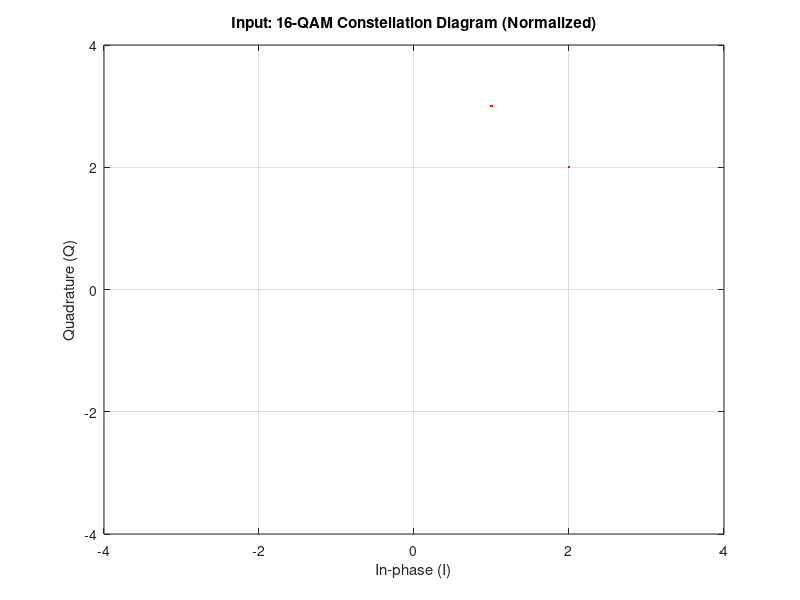

MATLAB code to generate this figure: (Note: this script raises an error after producing the figure.)


pkg load communications;
pkg load signal;

clc; clear all; close all;

%CDMA2000, Under progress:3GPP2 C.S0002-D

%Objective is to simuate signal channel reverse link with one traffic channel
% and pilot  and implmenet rake recver and channel esimation for L path SIMO
% Single user and based statation as L antenna Rx diversity at 1.2288e6
% RC 3, and further can be enahnced.

% Capture 1 second data, break into 50 frames of 20ms, and each frame with 16 slot of 1.25ms


%https://helpfiles.keysight.com/csg/n7601/Content/Main/About_cdma2000.htm

%For reveserse link slot : 12 + 18
%All piot bits 111 = 1-2.1=-1 , i no , every bit is one symbl
% s(k,bit(i)) = 1-2*bit(i) + j 0, pilot has only I +j 0.

%Bpsk , qpsk, 9psk, , there is  s(k,bit(i,i+1,i+2) =  i(k) + j*q(k), where k = 0<k<DataBits/3..

%Reverse Traffic Channel with Radio Configurations 3 to 6
% 8 psk, reverse traffic use bpsk, qpsk and 8psk fllowed by orthogonal spreadingTechniq
% and piot it use orthogonal spreading witout any modulation

%But for other RC 1/2 ,reveser link use orthogonal modulation for traffic channel
% for this first 6 bits mapped to one of 64 orthogonal code. So no bpsk/qpsk
% or 8psk.. all or every 6 bits are grouped .

% The Reverse Packet Data Channel with Radio Configuration 7 shall use the W24 Walsh
% function for encoder packet sizes of 192, 408, 792, and 1560 bits. The Reverse Packet Data
% Channel shall use the W12 Walsh function for an encoder packet size of 3096 bits. The
% Reverse Packet Data Channel shall use the W12 and W24 Walsh functions for encoder
% packet sizes of 4632, 6168, 9240, 12312, 15384, and 18456 bits.


%For reverse pilot channel it use orthgonal spreading with WALS0(64);

%For reverse channel , enoder of 20ms encoded pasket with 192 bits
% at 9.6kbps , for hgher encoder size we can other walsh code.
% when encoder generate 9.6 kbps at 20ms enocoder size,
% it walsh1(2),wlash2(4)= H(2,:)
% 192/16 = per slot (1/2 rate) = 12 pair, each symbol qpsk modulated 2 bits per
% 12*2 = 24 chips and 1356 chips pr slot, mean 1152 chips pilot and
%384 next segment for traffic and power controll, last chip is punctured or overwriiten
% if power control bit is inserted at that chip location.
% what is spreading factor , lets say it using Wals1(2), then repeatation
% needed 12 symbol , 384/2= 192 qpsk but yu has 12 as actual so repeatation factor
% 192/12=16, so each symbol is repeated 16 times, to 192 symbol qpsk
% and finally walsh spread , and then finally complex long code scrammbled modulo 2 addition
% and finally I and Q split and


%Walsh function Wn
%N represents the n-t 1 h Walsh function (n = 0 to N – 1) of length N with the
%binary symbols of the Walsh function mapped to ±1 symbols using the mapping '0' to +1
%and '1' to –1. A binary-symbol Walsh function of length N can be serially constructed from
%the n-th row of an N × N Hadamard matrix with the zeroth row being Walsh function 0, the
%first row being Walsh function 1, etc. Within Walsh function n, Walsh chips shall be
%transmitted serially from the n-th row from left to right
% Now 1.2288e6, chips

%Pilot bits is continous stream of chips n forward link and time multiplex
% symbol on reverser link.
%But wcdma/umts has fixed on of pilot bits.

%Forward link pilot bits are transmitted continously, but orthogonally spread at
% at 1.2288e6 chips per second at osf 64, so
% bits per frame   1.2288e6/64 = 19.2kbs or per frame 384 bits

%In forward link where pilot bits are sent contously its time muliplex, 20ms frame, 16 slot, each 1.25 ms
% 384 bits per 20ms, 1.25ms has 24 bits in 1.25ms, but some bits are
% power cntrl bits , so 18 bits are pilot bits and rest bits are power
%so 18 bits obsvf = 18*64 = 1152 bits per 1.25  and per frame of 20ms
%ttal piot bits 16*18 = 288 bits.
% (288 + 96 )*64 , is in 20ms, so 1sec has 1.2288e6 bits


%Rake reciver BTS, processing reverse path, uplink single user , multiple
% Antena, L. 1xL , L receive path.

% Say Getting pilot ,
% Say Transmiited pilot bits and traffic bits
% Data bits and pilot bits in ds-spread spectrum , pilot bits and data bits
% are sent at the same but orthgonally spread with diffrent orthigonal codes
%The type of modulation depends on the encoder packet size,
%suppose encoder size increased as we need more bits to map to symbols
% so 4 psk, group of 4 bits on one symbl
% encder size/2, qpsk, 2 bits on one sybol, so that sybol on

%The Reverse Pilot Channel data shall be spread with W064 as specified in 2.1.3.1.13.


%for for Reverse link to avoid non lineary issue and battery power limitataion,
% it go for oqpsk, offsetQpsk, power saving modulation.
%so every 2 bits mapped to some phase but then limited/offset by, could
%have some mapping that can handle such power requirement or fadding and interfernce
%noise, doppler ?

%assuming mapped 2 bits per symbol so per secon no of symbol is same as data
% rate.. or we can have 4 bits/6 bits  so no of symbol per second
% depened dataRate and modulation scheme.


%For reverse link, data and pilot bits are sent in time muliplex way
% 1.2288e6 chips per second, per slot 1536 chips per slot, is shared by
% data symbol and pilot symbol.
% At 9.6 bist per second, 9.6 bits *1.25=12 bits per slot, 1/2 rate, 24 bits
% bits per slot or it means 1536 chips, now so every slot is not for data
% so seems may be 1152 for pilot and 384 for power control chips
% say 1
% 1356 chips pr slot, mean 1152 chips pilot and
%384 next segment for traffic and power controll, last chip is punctured or overwriiten
frameCount=0;
dataRate = 9.6e3 ;% kb per second (AMR EVS codec, support variable Rate )
%frame size 20ms, so per frame , data bits  in 1ms is 9.6 bits, 10ms ==>96bits
%so how many frames for 1 second, 100 frames
dataBits = 192; %bits per 20ms
chipRate = 1.2288e6;
osf = chipRate/dataRate;

Rate = 1/2; %1/2 is for reverse and forward channel and 1/3 for cch control
%Assuminf we perfroming 1/2 conv encoder with contstrained lenth 9, 8 stage
% shift register..just like modulo 2 GF Polynomial, but every time state changes
% and also for higher rates are supported with 1/3,turbo code (RSC) with
%g0= 753 octal and g1=561 octal
% 19200 bits per second, each 2 bits is mapped to qpsk I/Q symbol as per spec.
DataPerSec = dataRate/Rate;
%Every 2 bit , every 4 or every 6 or 9 bits mapped to complex constellation
%ppoint , with I AND Q

%Pilot channel in revser , bpsk with orthogonal spreading , same for traffic channel

%transmitting on the Reverse Packet Data Channel, the mobile station uses BPSK
%modulation, QPSK modulation, or 8-PSK modulation followed by orthogonal spreading as
%specified in 2.1.3.1.11.


%per slot 1536 chips, some bits with walsh2 spread and some bits with wasl4,
% wals4 4 means high protection resulsting chips/ symbol is fixed.

% then apply gain and any precoding impact??
%dataRate=9600 bits OR 2 bit group symbol ,

%This data bits are time multiplex with pilot bits in Pich?.
DataRateP = 4800; %


DataBitsP  =  randi([0 1], 1, DataRateP);

%19.2
dschBits  =  randi([0 1], 1, dataRate);

%9.6*1.25=12, 12*16=192 bits per 20ms, x50, frames , mean 9.6kbs.
DataBitsPerSecondP   = 1 - 2*DataBitsP;


% 16 psk, every 4 bits mapped to iq
dschBitsSymbol = reshape(dschBits, 4, []);

%
%Each 4 bits set generate one index  that points to array of some complex no.
%dschBitsSymbolMapped = MappingFun(dschBitsSymbol);

%For Now mapped to consrellation point, for now its just random
DataBitsSymbolMappedP = [ DataBitsPerSecondP] ;% randi([-15 16], 1, length(DataBitsPerSecond)) + j*randi([-15 16], 1, length(DataBitsPerSecond));


%For Now mapped to consrellation point, for now its just random
dsch2BitsSymbolMapped = randi([-15 16], 1, length(dschBitsSymbol)) + j*randi([-15 16], 1, length(dschBitsSymbol));


% 9.6 symbol per ms, each slot is 1.25ms, so 12 symbols per slot, each slot holds
% Pilot chips per slot is 1152 and is spread by W0(64), so 18 bits per slot
% 18 bits per slot , 18*16=288 and per 20ms, 50 frames  , so 288*50 bits per second
% these are fixed.
%Pilot  per secondd?
pilotBits = (288*50);% per frame, 20ms, and  no of frame pre secon 50 frames
                     % per frame 16 slot of each 1.25ms, 6 bits per slot for power.

pilot      =  randi([0 0], 1, pilotBits );

%I + j q = i=1, q=0;, all on I stream path.
pilotSymPerSec = 1-2*pilot(1:end);

osvfP = 64;

osvfD = 128;

Hp    = hadamard(osvfP);
Hd    = hadamard(osvfD);
H1    = hadamard(2);

%Channelisation code
W0   = Hp(1,:); %Pilot

% Spreading factor : 128 W1/W2
W1   = Hd(1,:); %time Multiplex traffic with pilot
W2   = Hd(2,:); %orthogonal traffic with other channel such as pilot

%2
W3   = H1(1,:);

%orthogonalData  = zeros(1, length(dschBitsSymbolMapped)*length(W1));
%orthogonalPilot = zeros(1, length(pilotSymPerSec)*length(W0));

%Generate LONG code, BASED ON GF POLY WITH??
%Each PN chip of the long code shall be generated by the modulo-2 inner product of a 42-bit
%mask and the 42-bit state vector of the sequence generator
%the mobile station shall use one of the following two long code
%masks unique to each channel: a public long code mask or a private long code mask.
%Long long mask
LongCodeComplexP =[]

%The I long code for Spreading Rate 1 shall be the long code sequence specified in 2.1.3.1.16.

%The I long code for Spreading Rate 1 shall have a chip rate of 1.2288 MHz. The Q long code
%for Spreading Rate 1 shall be the I long code delayed by one chip

%The mask used for generating the I long code for Spreading Rate 1 (or equivalently, the first
%component sequence of the I long code for Spreading Rate 3) varies depending on the
%channel type on which the mobile station is transmitting. See Figure 2.1.3.1.16
UserLongMask = 0x8181;


%Generate 1.2288e6 chips per sedecond, The Wlash spreadng also reulst 1.22288e6 chips
% per second.
ILongCodeUser = [randi([0 1], 1,chipRate)];%   longCodeGnerator(UserLongMask);
% One chip delay, I chip delay mean 0QPSK? MODULATION at final stage.
%The final OQPSK signal(S_{OQPSK}(t)) is the sum of these two components: 
%\(S_{OQPSK}(t)=I(t)cos (omega _{c}t)+ Q (t-T_{b})sin (wc*t)\)(Note:
% \(T_{b}\) is the bit period, which equals \(T_{s}/2\), the symbol half-period delay.) 
QLongCodeUser = [zeros(1,1) ILongCodeUser(1:end-1)];


%ILongCodeUser = 1 -2*ILongCodeUser;
%QLongCodeUser = 1- 2*QLongCodeUser;

%Generate 1.2288e6 chips per sedecond
%The I and Q PN sequences used for quadrature spreading shall be as specified in
% 2.1.3.1.17.1 and 2.1.3.1.17.2. These sequences are periodic with a period of 215 chips for
% Spreading Rate 1
% Spreading Rate 1 The PN sequences shall be based upon the following characteristic polynomials:
% PI(x) = x15 + x13 + x9 + x8 + x7 + x5 + 1
% (for the in-phase (I) sequence)
% and
% PQ(x) = x15 + x12 + x11+ x10 + x6 + x5 + x4 + x3 + 1
% (for the quadrature-phase (Q) sequence).

%chipRate=1.22886e6
IchannelShortCode = randi([0 1], 1,chipRate);  %IchannelShortCodeGenerator();
QchannelShortCode = randi([0 1], 1,chipRate); %QchannelShortCodeGenerator();

%IchannelShortCode = 1-2*IchannelShortCode;
%QchannelShortCode = 1-2*QchannelShortCode;
%Scrambling with LONG CODE, Direct sequence spreading using the long code
%The in-phase spreading sequence shall be formed by a modulo-2 addition of the I-channel
%PN sequence and the I long code sequence.
%The quadrature-phase spreading sequence shall
%be formed by the modulo-2 addition of the following three terms: the
%W1 Walsh function,
%the modulo-2 addition of the I-channel PN sequence and the I long code sequence, and the
%decimated-by-2 output of the modulo-2 addition of the Q-channel PN sequence and the Q
%long code sequence. The decimator shall provide an output that is constant for the two
%chips corresponding to the two symbols of the 2 W1 Walsh function, and the value of the
%decimator output for the 2 W1 Walsh function period shall be equal to the first of the two
%symbols into the decimator in that period. The 2 W1 Walsh function time alignment shall be
%such that the first Walsh chip begins at the first chip of a frame.
%This code has info , multiply two code= modulo 2 addition/xor/spreading as
%ILongCodeComplexD = [mod((IchannelShortCode + ILongCodeUser),2)] ;
%QLongCodeComplexD = [mod((QchannelShortCode + QLongCodeUser),2)] ;

%Scrambling with LONG CODE, Direct sequence spreading using the long code
%The in-phase spreading sequence shall be formed by a modulo-2 addition of the I-channel
%PN sequence and the I long code sequence.

ILongCodeComplexD = [xor(IchannelShortCode , ILongCodeUser)] ;
QLongCodeComplexD = [xor(QchannelShortCode , QLongCodeUser)] ;

QLongCodeComplexD_Dec2   = [QLongCodeComplexD(1:2:end)];

%Walsh spread by 2;
QLongCodeComplexD_Spread = kron(QLongCodeComplexD_Dec2,W3);



ILongCodeComplexD = 1 -2*ILongCodeComplexD;
QLongCodeComplexD = 1 -2*QLongCodeComplexD_Spread;

%This whole will work per frame of encoded audio with 20ms? Call for every frame
% Every frame has 16slot, each slot 1.25 ms,

PilotSymbolPerSlot =18; %bpsk modulated
DataSymbolPerSlot  =6; % 6 bits per slot, along with pilot bits           [pilot data]
DschSymbolPerSlot  =12;  % banwidth channel 12*128 = 1536 walsh spread    [ data     ], Orthigonal

%Increment frame count
frameCount = frameCount + 1;

LongCodeLen = 24576; %1536 per slot, 16,

%18 bits of data bit time multiplex with pilot bits in slot / per slot and 16 slot per frame of 20ms, 50 frames in 1 sec
% every frame data is read and processed.
DataPerFrame20P            =[DataBitsSymbolMappedP((frameCount -1)*DataSymbolPerSlot*16+1:frameCount*DataSymbolPerSlot*16)];


pilotSymPerFrame20ms      =[pilotSymPerSec((frameCount -1)*PilotSymbolPerSlot*16+1:frameCount*PilotSymbolPerSlot*16)];

DschDataPerFrame20       =[dsch2BitsSymbolMapped((frameCount -1)*DschSymbolPerSlot*16+1:frameCount*DschSymbolPerSlot*16)];


ILongCodeComplexD20       =[ILongCodeComplexD((frameCount -1)*LongCodeLen*16+1:frameCount*LongCodeLen*16)];


QLongCodeComplexD20       =[QLongCodeComplexD((frameCount -1)*LongCodeLen*16+1:frameCount*LongCodeLen*16)];



%800 bps, so 1 bit per slot is punctured for control power bit
pbp =1; % 1 symbol is punctured, for on/off of or near or far.

powerSymbol= ones(1,1,pbp);
RepeatationFactor = 64;% needed 1536 bits per slot, 768 after desp, actual is 12,


%This will process slot by slot every 20ms frame encoded audio
% Bits Mapping-->(i/q)symbols-->walsh code spread ->   -->qudrature spreading.
% PilotCanel--->AFTER WALSH CODE SPREAD-->I channel
% traficc    -->After walsh spred------->I AND Q, all all i and q and finally
% IQ, scrambling with comples DS code.


for slotIndex=1:16

    %Crc/Convolution enoding 1/2, interleaving done  is already assumed to be done

    %data bits time multiplex with pilot in reverse link from MS to BS.
    Dsch  = [DataPerFrame20P((slotIndex-1)*DataSymbolPerSlot+1:slotIndex*DataSymbolPerSlot)];
     %Walsh spread
    DschSpreadP = kron(Dsch, W2);

    pilotSymbolPerSlot = [pilotSymPerFrame20ms((slotIndex-1)*PilotSymbolPerSlot+1:slotIndex*PilotSymbolPerSlot)];


    %Osvf spread , channelization , to make 1152 chips per slot, pilotSymbolPerSlot
    %Each symbl is multiplied by Hp, Hadmard walsh code.
    %
    pilotSymbolPerSlotSpread = kron(pilotSymbolPerSlot,W0);

    %Time multiplex   1152+384 =1156 slot with pilot and data bits
    FinalSlotData = [pilotSymbolPerSlotSpread  DschSpreadP];
    powerSymbol = [1 1];

    %Puncturing the data bits for adding power control bits
    %Rc 3, 800 bps that 1 bits
    FinalSlotDataPunctured=[ FinalSlotData(1:end-pbp)  powerSymbol(1:pbp) ];

    %As per data 9.6kbps, with 9.6 symbol per ms, each slot is 1.25ms, so 12 symbols per slot, qpsk modulated
    % In currnet slot , current symbol are spread by W1(2), Orthogonal channel at same time as pilot slot.
    DschSymbol = [DschDataPerFrame20((slotIndex-1)*DschSymbolPerSlot+1:slotIndex*DschSymbolPerSlot)];

    if slotIndex == 1
       disp(DschSymbol);
       figure;
       plot(real(DschSymbol),imag(DschSymbol), 'r.');
       title('Input: 16-QAM Constellation Diagram (Normalized)')
       xlabel('In-phase (I)');
       ylabel('Quadrature (Q)');
       grid on
      axis([-4 4 -4 4]); % Adjust axis limits based on your normalization scale

    end

    % Symbol are spread by W2, factor of 2, 24 symbol after spread but 384-24=360 space is free, so repeatatation of symbol
    % by 30 time, to match the chip rate 1.2288e6 per second.
    DschSymbolPerSlotRepeat = repmat(DschSymbol, 1, RepeatationFactor);

    %Walsh spread channelization code by W1(2);
    %This Walsh function repetition factor is the number of Walsh function sequence repetitions per
    %interleaver output symbol.
    DschSymbolPerSlotSpread = kron(DschSymbolPerSlotRepeat,W3);

    %[pilot data] (+) [ data 2 ] (+) [ data 3   ], all are otrgonally addeded, I and Q stream

    %Scrambing the pilotSymbolPerSlotSprea,1152, complex multiplication, but here its I only
    %pilotSymbolPerSlotScrambled = ILongCodeComplexD(1:1152).*pilotSymbolPerSlotSpread);

    %As per data 9.6kbps, with 9.6 symbol per ms, each slot is 1.25ms, so 12 symbols per slot, qpsk modulated
    % In currnet slot , current symbol are spread by W1(2)
    %DataSymbolPerSlot = [orthogonalDataPerFrame20((slotIndex-1)*DataSymbolPerSlot+1:slotIndex*DataSymbolPerSlot)];

    %Orthogonal addition of I and Q stream

    %Apply gain to each stream of each channel, for now its unity gain
    %IdataGain = Idata *gain; %1.2288e6 = fs, and lpf, has t0 around < 614 khz
    %QdataGain = Qdata *gain; % 16bit I , 16 bit Q, DAC


    IStream = [FinalSlotDataPunctured(1:1152) real(FinalSlotDataPunctured(1:384))]

    IOrthogonalStream = (IStream + real(DschSymbolPerSlotSpread));

    QOrthogonalStreamP = [zeros(1,1152) imag(FinalSlotDataPunctured(1:384))];

    QOrthogonalStream = (imag(DschSymbolPerSlotSpread) + QOrthogonalStreamP);

    ILongCodeComplexDTemp  = [ILongCodeComplexD20((slotIndex-1)*1536+1:slotIndex*1536)];
    QLongCodeComplexDTemp  = [QLongCodeComplexD20((slotIndex-1)*1536+1:slotIndex*1536)];
    %Complex multiplication as quadrature spreading
    IDataSymbolPerSlotScrambled = IOrthogonalStream .*ILongCodeComplexDTemp;
    QDataSymbolPerSlotScrambled = QOrthogonalStream .*QLongCodeComplexDTemp;

     %If there are mutplie SCH OR MORE TRAFFIC channel then , but now its one
    % DataSymbolPerSlotScrambled = DataSymbolPerSlotSpreadChanel2*LongCodeComplexD;

    % Fina data DataSymbolPerSlotScrambled =  DataSymbolPerSlotSpreadChanel1+DataSymbolPerSlotSpreadChanel2
    % so on, all data channel with pilot and power control bits are scambled with same scarmbing code.

    %Fow now lpf/baseband filtering is not impmeneted into this simulation.
    %I and Q are used to modulate the carrier ,OPSK, is done at during qudrature spreading.

    test=[];

    Tx(slotIndex,:) = IDataSymbolPerSlotScrambled +j*QDataSymbolPerSlotScrambled;

end


%In real implemenatation , once we slot indication,
% for every slot indication, we buffer 20ms ping buffer
% while this ping buffer is done, we process this ping buffer in
% some core  and parrelly we can buffer pong..,
% And it depends on ur processing pipline latency to process one frame
% or 1 slot.. ideally we shuld increase the cores for parrell , so that a
% all slots get far befre 20ms .
% each core given , same decsrambled data, based channnel code to be
% assigned to core t process, we can think of such design.

disp("slot index after tx");
disp( Tx(1,:));

ChipRate = 1.2288e6;
rx1 = repmat(Tx,1,50);

rx = reshape(rx1, 1, ChipRate);

%L=128, sample delay
%osf = Ts/Tc;

% sampling rate of symbol data
% Ts symbol, delay has

% be  L < (Ts/2)
%L = 128

%IRxData  = [BasebandIQ(1:1536*2)];

%To avoid intersymbol delay,
Ts = 1/dataRate;
Tc = 1/chipRate;
osf = Ts/Tc;
%1 symbol of data, and 1/2 is half symbol
MaxPathDelay = (1/2)*osf;



BasebandIQ =fadingModel(rx, MaxPathDelay,1);


disp("after fading");
disp( BasebandIQ(1:1536));



%Qrx1 =fadingModel(QDataSymbolPerSlotScrambled,1);




% When we hav channel h(k), , we can have
% 1. we can break the channel svd decompistion, to have procoding
% and channel matrix =  H = UZV, Z, we can have rank of this matrix
% based on rank, we can most L path to be used for rake reciver
% or also causing predistortion at sent so that such channel
% is made flat for all w /Ts,

% This 16 slot 20ms frame is channel

%Since the current slot cntain orthogonal data from all user
%           1152   384 chips          1556
%   slot = [pilot dataUser1] (+) [user2 data ]  (+)
% so same slot contain all the user but orthogonally , This means better orthgonallygnallity
% or long orthogonal code give more possibliy of more users!

% Generate I AND q short code PN seq PN seq of length 15, bases on currnet basestation
%

%bufferIQ = [IQ20msBuffer1  IQ20msBuffer2];
%This is cmplex baseband after , downconversion and LPF
%at 1.2288e6 chip per second.

ChipRate = 1.2288e6;

%Later this has to same as tx size with fading adding.

%BasebandIQ = randi([-15 16], 1, ChipRate) + j*randi([-15 16], 1, ChipRate); %[HardwareDownconversion(bufferIQ);

%BasebandIQ = Irx1 + j*Qrx1; %[HardwareDownconversion(bufferIQ);

% Add channel artificat/fading/awgn and fading
% Rake Receiver at base station

%long code for user leave mask? mobile term id?
%Generate same long code and i and q Pn seq, and finally long code for scrambling the
%

% Later I and Q are scrambled  with short m-sequence, the short code
% diffrenetiate teh signal emiited by diffrenet base station,
% All base station uses same code but with differnet timing offset and
% recever attemts to syncronize to this short code  strongnest corrleation
% idenetifies the nearest base stataion


% Gpss receiver seraches for presence of gpss satellite signal
% by correlting the receved signal with diffrent gold sequence
% since period, is 20ms, same signal seq is repeated in period
% of 1 ms.

% The received input is downconverted to based band using inpahse and quadrature oscillator

% In phase and  Quadrature
% In advance ,
% generate 1second worth of samples
% This generate long code 42 bits and 15 bits , quadrature scrambling code.
% Quadrature
frameCount = 1;

ILongCodeComplexD20       =[ILongCodeComplexD((frameCount -1)*LongCodeLen*16+1:frameCount*LongCodeLen*16)];
QLongCodeComplexD20       =[QLongCodeComplexD((frameCount -1)*LongCodeLen*16+1:frameCount*LongCodeLen*16)];

%pnQuadLongSeqQ = [];%generateQudraturePN(stationId);

% Note sure but need to see, pilot bits are wlash spread and scrambles
% at recver, these final symbols now matched filter
% correleated  for all possible lag at chip unit label
% or just generate decsramled sequence and match filter with input
%
% Pilot bits are known at receiver.
PilotBit  = randi([0 0], 1, 18);

PilotBitS = 1-2*PilotBit;

%scramble the pilot bits
PilotWalshSpread = kron(PilotBitS, W0);

%pnQuadLongSeqQ, is complex qurature descrambler, to
PilotScrambledRef = PilotWalshSpread .*ILongCodeComplexD20(1:1152);



% Read 2 slot worth of symbol, for code syncronization
% Descrambled =
% match filtering for frame sync
% FOR ALL slot in 20ms

%IRxData = [BasebandIQ[1:(2*Ts/Tc))]
IRxData  = [BasebandIQ(1:1536*2)];

Max=0;
offset = 0;
Engery = 0;

slotIndex=1
%for
  IRxDataS1 =  [IRxData];%IRxData((slotIndex-1)*1536+1:slotIndex*1536);
  for chipIndex=1:1151

         %Match filtering corrleation at delay chip index
         Eng = sum(IRxDataS1(chipIndex:(1151+chipIndex) ).*PilotScrambledRef(1:1152));

         Engery = (real(Eng)*real(Eng) + imag(Eng)*imag(Eng));

     if Max < Engery
        Max = Engery;
        offset = chipIndex;
     end
      IRxDataS1 = [zeros(1,chipIndex) IRxData(chipIndex:(1152+chipIndex))];

  end

%end

%Make sure Rxdata buffer is atleast holdng 40ms data, and read every
% 20ms from the buffer at offset ci, and from appliaction, this 40ms buffer is always popluated
% at every 20ms. , read offseted 20ms frame data from  cirecular buffer ? each elemnet
% is buffer of 1.25 ms worth of sample at 1.2288e6 rate.
RxCorrectedIQ = [BasebandIQ(offset:end)];



disp("after correction ");
disp( RxCorrectedIQ(1:1536));

%Need to anayze more on this channel estmation based Pilot

%  hbar = [hbar0 ...];
%  l=0 [ a0  a1  a(L-1     ]  [h0] = [hbar0]
%  l=1                        [h1] =

% estimated pilot = hbar . *yRx ; after sommtehung of h
%
% Here y = [], as recved descrambled  demultiplex pilot, from  l=0 path
% and same form other path l=2


% Fir LPF for smotthening the decsison of channel coeffent of lth path
% let say fir coeff , Need to check ,
% Adapative fir filter, the no of coeffient are based on max delay supported
% a= R
% h = SmoothingChannel(h(l,:);

% LMS UPDATE OF CHANNEL, in Rake reciver . FIR as L tapped delay , time varinat
% channel and its performance.
% It somethinging like passing or recveing the symbols with persion Ts, all consectuive symbols
% passed from such tapped delay lne channel.. as

% symbol rate or Ts, is limited by time variant channel ,
% For all pilot symbols in slot.
% this channel estimation.. in this loop based on rake rever apparoch
%
%18 pilot symbols
M=18;
L=16;

descsrambledI = zeros(L, 1536);
descsrambledQ = zeros(L, 1536);
prvSymbolI    = zeros(L,1);
prvSymbolQ    = zeros(L,1);

hsmothenI     =zeros(L,1);
hsmothenQ     =zeros(L,1);
hi            =zeros(L,1);
hq            =zeros(L,1);
estimatedPilotSymbol = zeros(L,1);
estimatedPilotSymboQ = zeros(L,1);
TempErrorQ = zeros(L,1152);
TempErrorI = zeros(L,1152);


temph = zeros(1,L);
Rhh = randi([1],L,L);
rhx = zeros(1,length(W0));
finalH = zeros(1,M);
rateFactorI =1;
errorI=0;
rateFactorQ=1;
errorQ=0;

%For every pilot symbol, channel estimat is updated. No of Pilot symbols
% are known.
for symbolIndex=1:M % M now can be seen as no of symbols in slot?

  %L say Ts , Ts/L=   or 2pi/L, so, N or L is some sort
  % sort L PATHS OR , What i can say, more L mean better SNR for any modulation
  % N or L can be choice of modulation /SNR condiation, better or SNR, LESS
  % FADING slow fading, no fading we can have L as say 1 or 2, so
  %  less perfomrance power needed, so it means L has to be function of
  % SNR as recved and analyzed based on feedback path.
  % For every next symbol this FIR filter gain and updated to accuracy
  % finally for any time < Td, time dipersion
  % from  awgn estimate of channel, we get dpller spectrum, or time vairant
  % correlation pattren.. and found td/fm,
  % Ts <td, ideally .. IF not, then Ts/Td, where there is channges
  % n of L or N =Ts/td, this ddteremine resoltion, phase
  % channeged as info  or phase chnages as info < 2*pi/N, so
  % what psk it can support is given by <= 2*Pi/N, witout any phase error
  % same for fdm, ??
  %Ts/Td, td time dispersion, FIR order is Ts/Td,?
   %Get curret symbol spread and scrambled
  RxCorrectedI = [real(RxCorrectedIQ(((symbolIndex-1)*1152 +1):symbolIndex*1152))];
  RxCorrectedQ = [imag(RxCorrectedIQ(((symbolIndex-1)*1152 +1):symbolIndex*1152))];

  %
  for l=1:L-1

      % Descrambling wrt station code,
      % hk = conjugate(bk) . *ypk  =  *bk .*(ak*bk + wk) = *bk.*bk*ak + *bk.*wk where |bk*bk| = 1
      %  = ak + noisek, ak is channel coeffient?? which is cmplex??
      % Genrate pilot symbol, walsh sperad and then scmable with short code
      % and then same
      % first cut hk, is found to be for any path.., generally pilot
      % signal are speard with only short code .

      start = l;
      end1   = 1152 + start;
      % all delay in colmwise , l col by adding zero, as shift
      RxShiftedI = [real(RxCorrectedIQ(start:(end1-1)))];
      RxShiftedQ = [imag(RxCorrectedIQ(start:(end1-1)))];

      %descsrambledI = RxShiftedI.*real(pnQuadLongSeqQ); %Tc/Ts=N
      %descsrambledQ = RxShiftedI.*imag(pnQuadLongSeqQ);
      tempHI(l) = real(PilotScrambledRef)*RxShiftedI(:);
      tempHQ(l) = imag(PilotScrambledRef)*RxShiftedQ(:);

      temph(l) =  tempHI(l) +j*tempHQ(l);

    end

    % [1]           [1][2][3] =
    % [2]
    % [3]

    rhx = temph.*[pilotSymPerSec(1:L)];
    Rhh =  temph(:)*temph;
    Rhh = Rhh + randi([1 1],L,L);

    %LXL : L
    %Compute final channel estimate for this current symbol
    weight  = (1./Rhh)*rhx(:);
    finalH(symbolIndex) = (1/L)*temph*weight

end

  %interpolate finalH

  interplatedH = [ finalH  repmat(finalH(end),1,24-L)];



  %

  %At given instant of slot, 1152 channel estimate , we will interpolate

  %to to have 1536?

% For every user channel estimate is called as above but here once
% channel estimate for particular user is done then For all channel
equalizedSymbol=zeros(1,24);
lengthWalsh =length(W2);
SymbolPerSlot=1536/lengthWalsh;
equalizedSymbol=zeros(1,SymbolPerSlot);
%In slot 1536/W2=12 SYMBL
offset = 1536-lengthWalsh;

for symbolIndex=1:SymbolPerSlot

  %Get curret symbol spread and scrambled
  RxCorrectedI = [real(RxCorrectedIQ(((symbolIndex-1)*lengthWalsh +1):symbolIndex*lengthWalsh))];
  RxCorrectedQ = [imag(RxCorrectedIQ(((symbolIndex-1)*lengthWalsh +1):symbolIndex*lengthWalsh))];

  pnQuadLongSeqI = [ILongCodeComplexD20(((symbolIndex-1)*1536 +1):symbolIndex*1536)];
  pnQuadLongSeqQ = [QLongCodeComplexD20(((symbolIndex-1)*1536 +1):symbolIndex*1536)];

  %descsrambledI = RxShiftedI.*pnQuadLongSeqI; %Tc/Ts=N
  %descsrambledQ = RxShiftedQ.*pnQuadLongSeqQ;

  equalizedSym=zeros(1,L);
  for l=1:L-1

      %start = l;
      %end1   = lengthWalsh + start;
      % all delay in colmwise , l col by adding zero, as shift
      %RxShiftedI = [zeros(1,l)  real(RxCorrectedI(start:(end1-1)))];
      %RxShiftedQ = [imag(RxCorrectedQ(start:(end1-1)))];

      RxShiftedI = [zeros(1,l)  real(RxCorrectedI) zeros(1,(offset-l))];
      RxShiftedQ = [zeros(1,l)  real(RxCorrectedQ) zeros(1,(offset-l))];

      descsrambledI = RxShiftedI.*pnQuadLongSeqI; %Tc/Ts=N
      descsrambledQ = RxShiftedQ.*pnQuadLongSeqQ;

      %W1 is channelization code, so every sybol has orthognal symbols addeded
      % with diffrent spread orthogonal code.
      rxI = reshape(descsrambledI,length(W3),[]);
      despreadI = (W3(:)' *rxI)/length(W3);


      %equalizedI = finalH(symbolIndex)*despreadI
      rxQ = reshape(descsrambledQ,length(W3),[]);
      despreadQ = (W3(:)' *rxQ)/length(W3);

      %Rest are punctured or inored. as IT HAS BEEN REPEATED TO RATE MACTHED IN ENCODER
      rx = despreadI(1:18) +j*despreadQ(1:18);
      equalizedSym(l) = sum([finalH(1:length(rx))].*rx);
   end

   equalizedSymbol(symbolIndex) = sum(equalizedSym);

 end


   disp("slot 1 after decoding ");
   disp( equalizedSymbol);

   figure;
   plot(abs(equalizedSymbol), 'b');
   hold on;
   plot(abs(DschSymbol),'g');
   title('Output:16-QAM Constellation Diagram (Normalized)');
   hold off;

%for channelIndex=1:MaxChanell

    %Dsch
%    for





    %Summ all path, assuming channel estimate is flat for 20ms, time invraint
%//    equalizedSymb(slotIndex) = sum(equalizedSymbol(l);

    %dechannelization
    %dechanalize for ather
 %//   equalizedSymbPich = sum(equalizedSymb(slotIndex).*W0);
 %//   equalizedSymbCh1 = sum(equalizedSymb(slotIndex).*W1);
 %//   equalizedSymbCh2 = sum(equalizedSymb(slotIndex).*W2);

%//end





